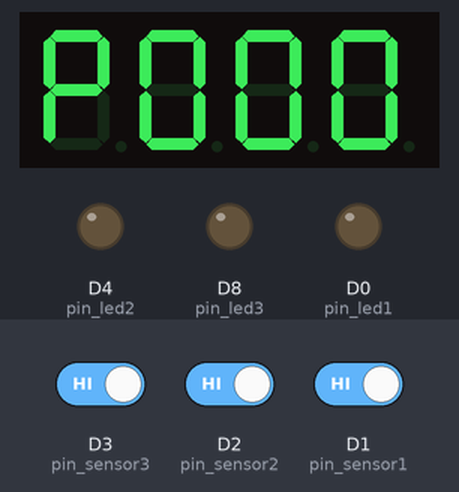
A sketch run on a simulated ESP8266 (NodeMCU). On the bench: 4-digit seven-segment display, output pins drawn as LEDs (lit = HIGH). Inputs (shaded band) come from the test bench; at power-on: D3 (pin_sensor3) HIGH, D2 (pin_sensor2) HIGH, D1 (pin_sensor1) HIGH. WiFi joins after 1.5 s; servers stay silent unless stated; network time is answered at once with the bench clock; the local clock reads 2024-03-15 10:24:30 at power-on unless the sketch sets it; what the sketch prints to the serial monitor is not drawn.

Above: at 4.7 s.
4.8 s: D3 (pin_sensor3) driven LOW
At 7.2 s:
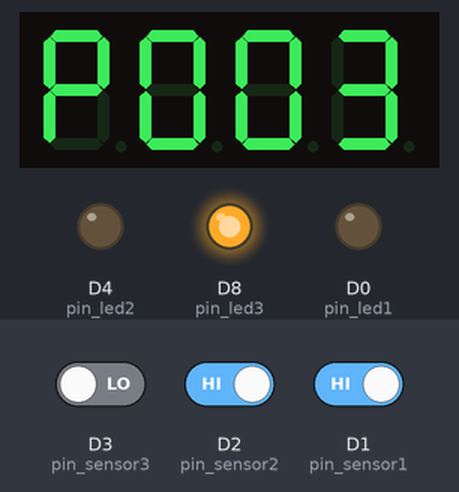
7.5 s: D2 (pin_sensor2) driven LOW
At 9.8 s:
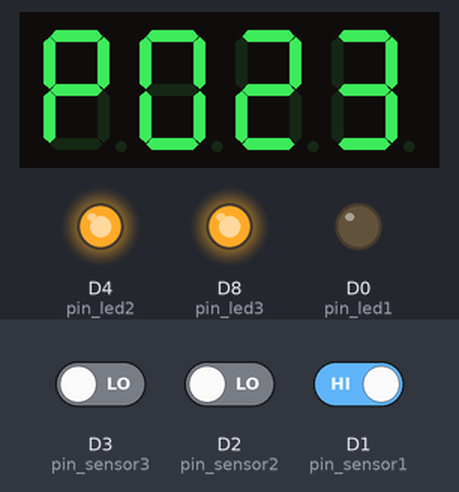
10.5 s: D1 (pin_sensor1) driven LOW
At 13.2 s:
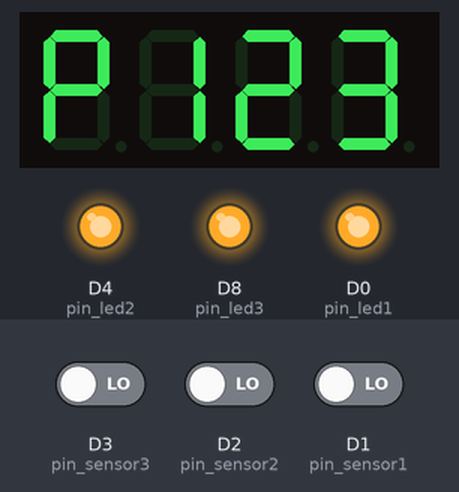
13.5 s: D3 (pin_sensor3) driven HIGH
At 15.5 s:
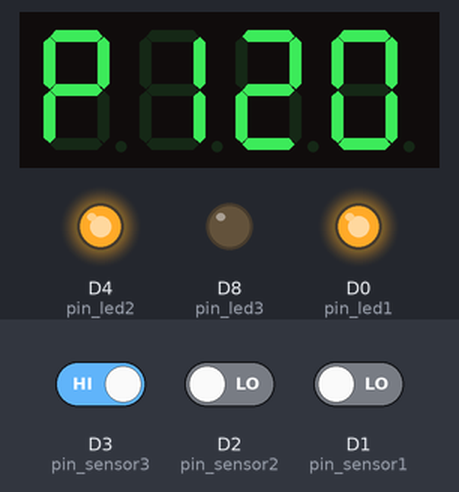
16.5 s: D2 (pin_sensor2) driven HIGH
At 19.0 s:
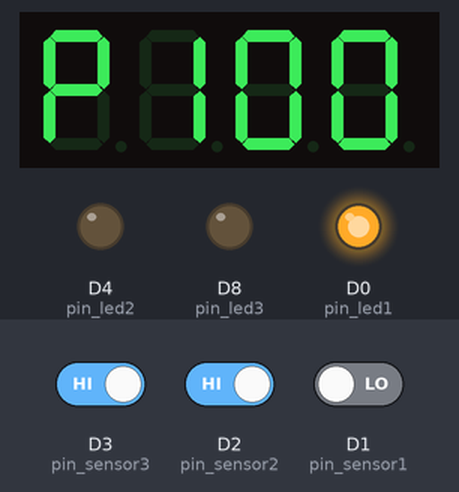
19.5 s: D3 (pin_sensor3) driven LOW
At 21.3 s:
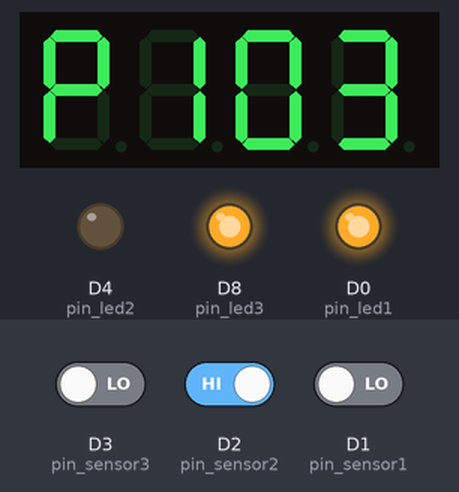
Timing chart, 0 to 22.8 s (numbered marks = the images above; inputs shaded):
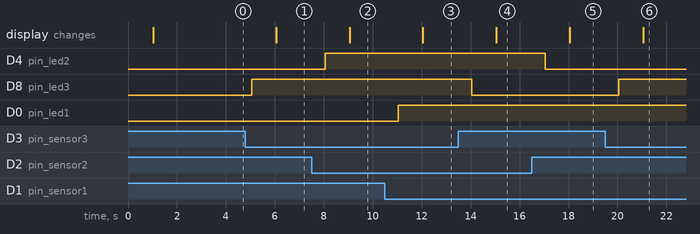

The sketch:

AlarmSmoke_Dat.ino
```cpp
#if defined(ESP32)
  #include <WiFi.h>
#elif defined(ESP8266)
  #include <ESP8266WiFi.h>
#endif
#include <Firebase_ESP_Client.h>
#include <NTPClient.h>
#include <WiFiUdp.h>
//Provide the token generation process info.
#include "addons/TokenHelper.h"
//Provide the RTDB payload printing info and other helper functions.
#include "addons/RTDBHelper.h"
//#include <SoftwareSerial.h>
#include "Ticker.h"
#include <TM1637Display.h>
#include "header.h"

// Insert your network credentials
#define WIFI_SSID "Family f2"
#define WIFI_PASSWORD "23456781"

// Insert Firebase project API Key
#define API_KEY "AIzaSyAJCyHQmTX6xjs1uktvxWbk-Bc8sfYLw2I"

// Insert RTDB URLefine the RTDB URL */
#define DATABASE_URL "https://temperature-app-3d881-default-rtdb.firebaseio.com"

//Define Firebase Data object
FirebaseData fbdo;
FirebaseAuth auth;
FirebaseConfig config;

unsigned long sendDataPrevMillis = 0;
int count = 0;
bool signupOK = false;

int epoch_time;
WiFiUDP ntpUDP;
NTPClient timeClient(ntpUDP, "pool.ntp.org");

String database_path;  //main path
String parent_path;
//get current epoch time
//SoftwareSerial swSer(14, 12, false); //Define hardware connections

unsigned long Get_Epoch_Time() {
  timeClient.update();
  unsigned long now = timeClient.getEpochTime();
  return now;
}

void setup(){
  pinMode(pin_sensor1,INPUT);
  pinMode(pin_sensor2,INPUT);
  pinMode(pin_sensor3,INPUT);
  pinMode(pin_led1,OUTPUT);
  pinMode(pin_led2,OUTPUT);
  pinMode(pin_led3,OUTPUT);

  Serial.begin(115200);

  display.clear();
  display.setBrightness(0x0f);
  tk_display.attach(1, displayTM);
  tk_read_sensor.attach(1,read_sensor);


  WiFi.begin(WIFI_SSID, WIFI_PASSWORD);
  Serial.print("Connecting to Wi-Fi");
  while (WiFi.status() != WL_CONNECTED){
    Serial.print(".");
    delay(300);
  }
  Serial.println();
  Serial.print("Connected with IP: ");
  Serial.println(WiFi.localIP());
  Serial.println();
  /* Assign the api key (required) */
  config.api_key = API_KEY;
  /* Assign the RTDB URL (required) */
  config.database_url = DATABASE_URL;
  auth.user.email = "mystore2018myapp@gmail.com";
  auth.user.password = "123456789";
  config.token_status_callback = tokenStatusCallback; //see addons/TokenHelper.h
  config.max_token_generation_retry = 5;

  timeClient.begin();
  timeClient.setTimeOffset(25200);

  Firebase.begin(&config, &auth);
  Serial.println("Getting User UID...");

  while ((auth.token.uid) == "") {
    Serial.print('.');
    delay(1000);
  }

  String UID;
  UID = auth.token.uid.c_str();
  Serial.print("User UID: ");
  Serial.println(UID);
  //database_path = "/Data/" + UID + "/readings";
  database_path = "/SensorDat";
  delay(2000);
  Serial.println(database_path);


}

void displayTM(){
  display.setSegments(P,1,0);
  //display.showNumberDec(100,false,3,1);
  display.showNumberDec(sensor1*100+2*sensor2*10+3*sensor3,true,3,1);

}

void read_sensor(){
  sensor1=!digitalRead(pin_sensor1);
  sensor2=!digitalRead(pin_sensor2);
  sensor3=!digitalRead(pin_sensor3);

  digitalWrite(pin_led1,sensor1);
  digitalWrite(pin_led2,sensor2);
  digitalWrite(pin_led3,sensor3);

}

void loop(){
   if (Firebase.ready() && (millis() - sendDataPrevMillis > 1000 || sendDataPrevMillis == 0)){
    sendDataPrevMillis = millis();

    epoch_time = Get_Epoch_Time();
    parent_path=  database_path + "/sensor1";
    if (Firebase.RTDB.setInt(&fbdo, parent_path, sensor1)){
      //Serial.println("Sensor1");
    }
    parent_path=  database_path + "/sensor2";
    if (Firebase.RTDB.setInt(&fbdo, parent_path, sensor2)){
      //Serial.println("Sensor2");
    }
    parent_path=  database_path + "/sensor3";
    if (Firebase.RTDB.setInt(&fbdo, parent_path, sensor3)){
      //Serial.println("Sensor3");
    }


  }

}
```

header.h
```cpp
#define pin_sensor1 D1
#define pin_sensor2 D2
#define pin_sensor3 D3
#define pin_led1 D0
#define pin_led2 D4
#define pin_led3 D8

#define CLK D7
#define DIO D6

TM1637Display display(CLK, DIO);

Ticker tk_display;
Ticker tk_read_sensor;

int sensor1=0,sensor2=0,sensor3=0;
const uint8_t P[] = {
    SEG_A | SEG_B | SEG_E | SEG_F | SEG_G            // E
};
```

Measured:
- after the input at 4.8 s, D8 (pin_led3): LOW → HIGH after 0.25 s; the display: changes after 1.3 s (image 1)
- after the input at 7.5 s, D4 (pin_led2): LOW → HIGH after 0.55 s; the display: changes after 1.6 s (image 2)
- after the input at 10.5 s, D0 (pin_led1): LOW → HIGH after 0.55 s; the display: changes after 1.6 s (image 3)
- after the input at 13.5 s, D8 (pin_led3): HIGH → LOW after 0.55 s; the display: changes after 1.6 s (image 4)
- after the input at 16.5 s, D4 (pin_led2): HIGH → LOW after 0.55 s; the display: changes after 1.6 s (image 5)
- after the input at 19.5 s, D8 (pin_led3): LOW → HIGH after 0.55 s; the display: changes after 1.6 s (image 6)
